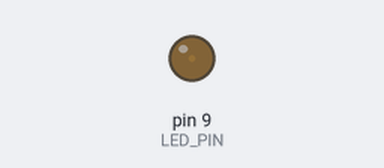
A sketch run on a simulated Arduino Uno, built with avr-gcc and run on an emulated ATmega328P. Shown: output pins drawn as LEDs (lit = HIGH).

Above: at 0.05 s.
At 0.75 s:
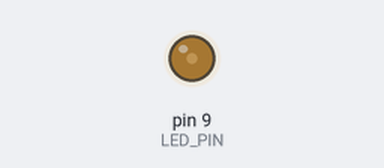
At 1.5 s:
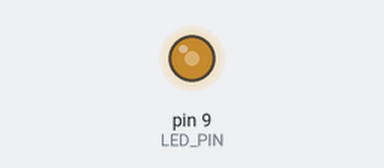
At 3.0 s:
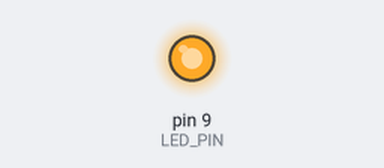
Timing chart, 0 to 6.9 s (numbered marks = the images above):
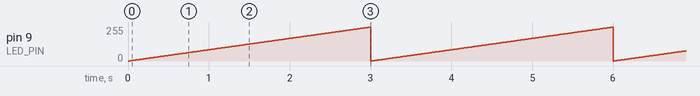

Measured:
- by itself, pin 9 (LED_PIN): ramps from 0/255 to 254/255 and jumps back, once every 3.0 s

The sketch:

FADING_LED.ino
```cpp
const int LED_PIN = 9; // the PWM pin the LED is attached to
unsigned long FADE_PEDIOD = 3000; // fade time is 3 seconds

unsigned long fadeStartTime;

// the setup routine runs once when you press reset
void setup() {
  pinMode(LED_PIN, OUTPUT); // declare pin 9 to be an output
  fadeStartTime = millis();
}

// fade-in in loop, and restart after finishing
void loop() {
  unsigned long progress = millis() - fadeStartTime;

  if (progress <= FADE_PEDIOD) {
    long brightness = map(progress, 0, FADE_PEDIOD, 0, 255);
    analogWrite(LED_PIN, brightness);
  }
  else {
    fadeStartTime = millis(); // restart fade again
  }
}
```
